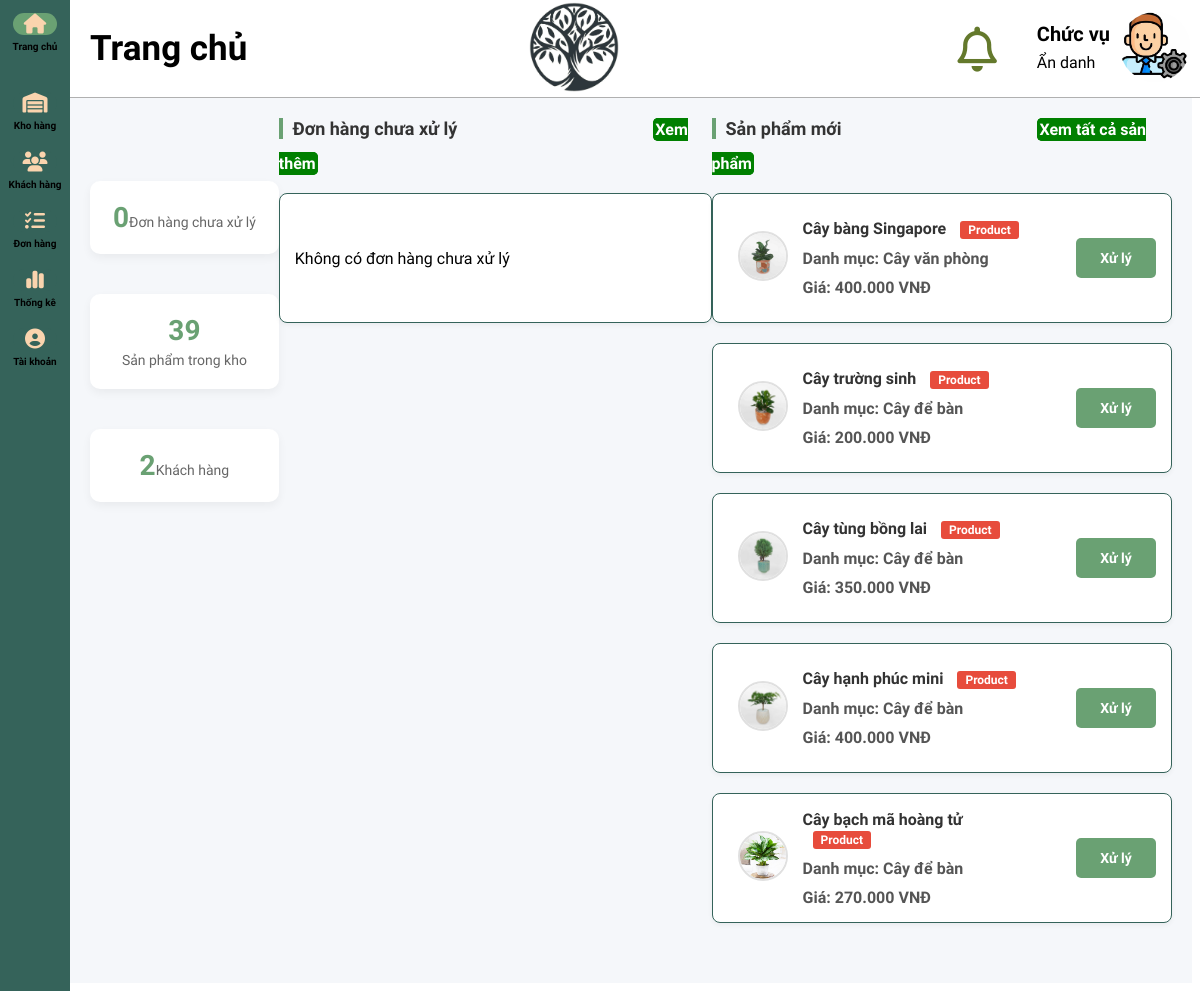
/admin/index/homePage.php, run on the app's committed database.
### tables this page shows
CREATE TABLE `products` (
  `ProductID` int(11) NOT NULL,
  `ProductName` varchar(255) NOT NULL,
  `CategoryID` int(11) NOT NULL,
  `Price` decimal(10,0) NOT NULL,
  `Description` mediumtext NOT NULL,
  `ImageURL` varchar(255) NOT NULL,
  `Status` enum('hidden','appear') NOT NULL DEFAULT 'appear',
  `Attribute` varchar(255) DEFAULT NULL,
  `LevelDifficulty` enum('hard','medium','low') DEFAULT NULL,
  `IsPurchase` tinyint(1) DEFAULT 0
);

CREATE TABLE `categories` (
  `CategoryID` int(11) NOT NULL,
  `CategoryName` varchar(255) NOT NULL,
  `Description` varchar(255) NOT NULL
);

### admin/index/homePage.php (the view, shortened to what this page needs)
<?php
include '../php/connect.php';
?>
<!DOCTYPE html>
<html lang="en">
<head>
  <link rel="stylesheet" href="../style/header.css">
  <link rel="stylesheet" href="../style/sidebar.css">
  <link href="../icon/css/all.css" rel="stylesheet">
  <link href="../style/generall.css" rel="stylesheet">
  <link href="../style/main1.css" rel="stylesheet">
  <link href="../style/LogInfo.css" rel="stylesheet">
  <link href="asset/bootstrap/css/bootstrap.min.css" rel="stylesheet">
  <link rel="stylesheet" href="../style/responsiveHomePage.css">
</head>
<body>
  <div class="header">
    <div class="header-left-section">
      <p class="header-left-title">Trang chủ</p>
    </div>
    <div class="header-middle-section">
      <img class="logo-store" src="../../assets/images/LOGO-2.jpg">
    </div>
    <div class="header-right-section">
      <div class="bell-notification">
        <i class="fa-regular fa-bell" style="color: #64792c; font-size: 45px; width:100%;"></i>
      </div>
      <div>
        <div class="position-employee">
          <p id="employee-role">Chức vụ</p>
        </div>
        <div class="name-employee">
          <p id="employee-name">Ẩn danh</p>
        </div>
      </div>
      <div>
        <img class="avatar" src="../../assets/images/admin.jpg" alt="" data-bs-toggle="offcanvas"
          data-bs-target="#offcanvasWithBothOptions" aria-controls="offcanvasWithBothOptions">
      </div>
    </div>
  </div>
  <div class="side-bar">
    <div class="backToHome">
      <a href="homePage.php" style="text-decoration: none; color: black;">
        <div class="container-function-selection">
          <button class="button-function-selection" style="background-color: #6aa173; margin-top: 35px;">
            <i class="fa-solid fa-house" style="font-size: 20px; color: #FAD4AE;"></i>
          </button>
          <p>Trang chủ</p>
        </div>
      </a>
    </div>
    <a href="wareHouse.php" style="text-decoration: none; color: black;">
      <div class="container-function-selection">
        <button class="button-function-selection">
          <i class="fa-solid fa-warehouse" style="font-size: 20px; color: #FAD4AE;"></i>
        </button>
        <p>Kho hàng</p>
      </div>
    </a>
    <a href="customer.php" style="text-decoration: none; color: black;">
      <div class="container-function-selection">
        <button class="button-function-selection">
          <i class="fa-solid fa-users" style="font-size: 20px; color: #FAD4AE;"></i>
        </button>
        <p>Khách hàng</p>
      </div>
    </a>
    <a href="orderPage.php" style="text-decoration: none; color: black;">
      <div class="container-function-selection">
        <button class="button-function-selection">
          <i class="fa-solid fa-list-check" style="font-size: 20px; color: #FAD4AE;"></i>
        </button>
        <p>Đơn hàng</p>
      </div>
    </a>
    <a href="analyzePage.php" style="text-decoration: none; color: black;">
      <div class="container-function-selection">
        <button class="button-function-selection">
          <i class="fa-solid fa-chart-simple" style="font-size: 20px; color: #FAD4AE;"></i>
        </button>
        <p>Thống kê</p>
      </div>
    </a>
    <a href="accountPage.php" style="text-decoration: none; color: black;">
      <div class="container-function-selection">
        <button class="button-function-selection">
          <i class="fa-solid fa-circle-user" style="font-size: 20px; color: #FAD4AE;"></i>
        </button>
        <p>Tài khoản</p>
      </div>
    </a>
  </div>
  <div class="container-main">
    <div class="dashboard-overview">
  <?php
    $sql = "SELECT COUNT(*) AS totalExOder
            FROM orders o
            Where Status = 'execute';
    ";
     $result = $myconn->query($sql);
     if($result->num_rows > 0){
      while($row = $result ->fetch_assoc()){
          echo "<div class='overview-card'>";
          echo "<h3>". $row['totalExOder']."</h3>";
          echo "<p>Đơn hàng chưa xử lý</p> </div>";
      }
     }
  ?>
  <?php
    $sql = "SELECT COUNT(*) AS QuantityProduct
            FROM products
    ";
     $result = $myconn->query($sql);
     if($result->num_rows > 0){
      while($row = $result ->fetch_assoc()){
          echo "<div class='overview-card'>";
          echo "<h3>". $row['QuantityProduct']."</h3>";
          echo "<p>Sản phẩm trong kho</p> </div>";
      }
     }
  ?>
  <?php
    $sql = "SELECT COUNT(*) AS QuantityUser
            FROM users
    ";
     $result = $myconn->query($sql);
     if($result->num_rows > 0){
      while($row = $result ->fetch_assoc()){
          echo "<div class='overview-card'>";
          echo "<h3>". $row['QuantityUser']."</h3>";
          echo "<p>Khách hàng</p> </div>";
      }
     }
  ?>
    </div>
    <div class="order-section">
      <p class="section-title">Đơn hàng chưa xử lý</p>
      <a class="more-detail" href="orderPage.php"> Xem thêm</a>
      <?php
      $conn = new mysqli("localhost", "root", "", "c01db");
      $sql = "SELECT o.*, u.FullName, u.Address,
              pr.name as province_name, dr.name as district_name
              FROM orders o
              LEFT JOIN users u ON o.Username = u.Username
              LEFT JOIN province pr ON o.Province = pr.province_id
              LEFT JOIN district dr ON o.District = dr.district_id
              WHERE o.Status = 'execute'
              ORDER BY o.DateGeneration DESC
              LIMIT 3";
      $result = $conn->query($sql);
      if ($result->num_rows > 0) {
          while($row = $result->fetch_assoc()) {
              echo "<div class='overview-order'>";
              echo "<div class='info-overview-order'>";
              echo "<p>" . $row['FullName'] . " <span class='label customer'>Customer</span></p>";
              echo "<p>Ngày đặt hàng: " . date('d/m/Y', strtotime($row['DateGeneration'])) . "</p>";
              echo "<p>Địa chỉ: " . $row['Address'] . ", " . $row['district_name'] . ", " . $row['province_name'] . "</p>";
              echo "</div>";
              echo "<div><a href='orderDetail2.php?code_Product=" . $row['OrderID'] . "' style='text-decoration: none; color: black;'><button class='button-handle'>Xử lý</button></a></div>";
              echo "</div>";
          }
      } else {
          echo "<div class='overview-order'>";
          echo "<p>Không có đơn hàng chưa xử lý</p>";
          echo "</div>";
      }
      ?>
    </div>
    <div class="inventory-section">
      <p class="section-title">Sản phẩm mới</p>
      <a class="more-detail" href="wareHouse.php"> Xem tất cả sản phẩm</a>
      <?php
      $conn = new mysqli("localhost", "root", "", "c01db");
      $sql = "SELECT p.*, c.CategoryName as CategoryName
              FROM products p
              LEFT JOIN categories c ON p.CategoryID = c.CategoryID
              WHERE p.Status = 'appear'
              ORDER BY p.ProductID DESC
              LIMIT 5";
      $result = $conn->query($sql);
      if ($result->num_rows > 0) {
          while($row = $result->fetch_assoc()) {
              echo "<div class='overview-order'>";
              echo "<div><img class='avatar-customer' src='../.." . $row['ImageURL'] . "' alt='Product'></div>";
              echo "<div class='info-overview-order'>";
              echo "<p>" . $row['ProductName'] . " <span class='label product'>Product</span></p>";
              echo "<p>Danh mục: " . $row['CategoryName'] . "</p>";
              echo "<p>Giá: " . number_format($row['Price'], 0, ',', '.') . " VNĐ</p>";
              echo "</div>";
              echo "<div><a href='wareHouse.php' style='text-decoration: none; color: black;'><button class='button-handle'>Xử lý</button></a></div>";
              echo "</div>";
          }
      } else {
          echo "<div class='overview-order'>";
          echo "<p>Không có sản phẩm mới</p>";
          echo "</div>";
      }
      ?>
    </div>
  </div>
</body>
</html>

### admin/style/header.css (style rules this page uses)
.header { display: flex; flex-direction: row; justify-content: space-between; position: fixed; top: 0; right: 0; left: 70px; border-bottom-width: 1px; border-bottom-style: solid; border-bottom-color: rgb(176, 176, 176); height: 98px; align-items: center; z-index: 100; background-color: white; }
.header-left-section { margin-left: 20px; }
.header-left-title { font-size: 35px; font-weight: bold; width: 200px; }
.header-middle-section { margin-left: 140px; }
.header-right-section { display: flex; flex-direction: row; gap: 10px; }
.logo-store { height:90px; }
.bell-notification { margin-top: 15px; margin-right: 30px; cursor: pointer; }
.avatar { width: 70px; height: 70px; border-radius: 50%; object-fit: cover; margin-right: 10px; cursor: pointer; }
.position-employee { margin-top: 10px; text-align: right; font-weight: bold; font-size: 20px; }
.name-employee { margin-top: 7px; }
@media only screen and (min-width: 64em) { .header-middle-section { margin-right: 60px; } }
@media only screen and (min-width: 64em) { .header-left-section { width: 157px; } }
@media only screen and (min-width: 64em) { .header-left-title { transition: 1s; } }

### admin/style/sidebar.css (style rules this page uses)
.side-bar { background-color: #35635A; display: flex; position: fixed; flex-direction: column; left: 0; bottom: 0; top: 0; width: 70px; text-align: center; z-index: 99; align-items: center; }
.button-function-selection { border: none; background-color: #35635A; margin-top: 0; width: 80%; border-radius: 20px; cursor: pointer; margin-bottom: 6px; }
.backToHome { background-color: #35635A; margin-bottom: 20px; margin-top: -25px; cursor: pointer; font-weight: bold; font-size: 10px; position: relative; margin-top: -22px; left:0; }
.container-function-selection { cursor: pointer; font-size: 10px; font-weight: bold; margin-bottom: 20px; width: 54px }

### admin/style/generall.css (style rules this page uses)
p,button,input,h1,h2,h3,h4,h5,span { display: inline-block; font-family: "Roboto", Arial; margin-top: 0; margin-bottom: 0; }
a { text-decoration: none; font-family: "Roboto", Arial; }
div { font-family: "Roboto", Arial; }

### admin/style/responsiveHomePage.css (style rules this page uses)
@media only screen and (min-width: 64em) { .header-middle-section { margin-left: 10px; } }
@media only screen and (min-width: 64em) { .header-left-section { width: 150px; } }
@media only screen and (min-width: 64em) { .header-left-title { transition: 1s; } }

### data on the page
products: ImageURL (picture), ProductName "Cây bàng Singapore", CategoryID.CategoryName "Cây văn phòng", Price "400.000"
products: ImageURL (picture), ProductName "Cây trường sinh", CategoryID.CategoryName "Cây để bàn", Price "200.000"
products: ImageURL (picture), ProductName "Cây tùng bồng lai", CategoryID.CategoryName "Cây để bàn", Price "350.000"
products: ImageURL (picture), ProductName "Cây hạnh phúc mini", CategoryID.CategoryName "Cây để bàn", Price "400.000"
products: ImageURL (picture), ProductName "Cây bạch mã hoàng tử", CategoryID.CategoryName "Cây để bàn", Price "270.000"

### other printed values
$row['totalExOder'] "0"
$row['QuantityProduct'] "39"
$row['QuantityUser'] "2"
